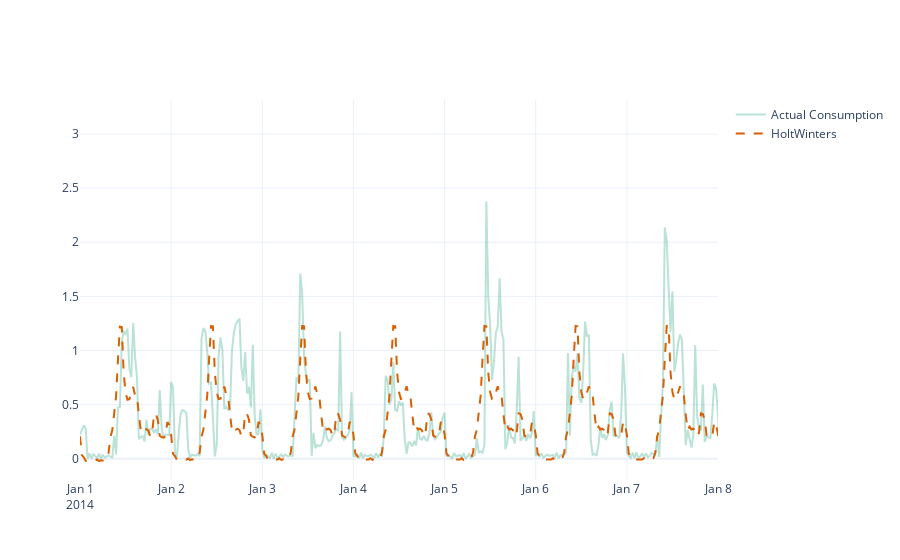

Here is the notebook cell this chart was saved with:
### Markdown cell above
exponential smoothing (ETS) - HoltWinters

### Code cell
# ETS use the weighted average where the weights decrease exponentially as we move farther into the history
# f_{t} = a*y_{t-1} + a*(1-a)*y_{t-2} + a*(1-a)^2*y_{t-3}+...
# 0<=a<=1 is the smoothing parameter that decides how fast or slow the weights should decay

from statsforecast.models import HoltWinters

# Holt-Winters (HW) has thee parameters (alpha, beta, gamma) for smoothing (level, trend, seasonality) 
#                   and seasonality period (m) as input parameters.
#                   can choose additive or multiplicative (below is additive version)
# forecast equation: f_{t+h} = l_{t} + h*b_{t} + s_{t+h-m(k+1)}
# level equation: l_{t} = alpha*y_{t} - s_{t-m} + (1 - alpha)*(l_{t-1} + b_{t-1})
# trend euqation: b_{t} = beta*(l_{t} - l_{t-1}) + (1 - beta)*b_{t-1}
# seasonality equation: s_{t} = gamma*(y_{t} - l_{t-1} - b_{t-1}) + (1 - gamma)*s_{t-m}

# error_type='A' refers to additive error ('M' is multiplicative)
model = HoltWinters(error_type='A', season_length=48)
display_name = ['HoltWinters']

results, metrics = (
    evaluate_performance(
        ts_train, 
        ts_val, 
        models = [model], 
        metrics = [mase, mae, mse, rmse, smape,forecast_bias], 
        freq = freq,
        level = [] ,
        id_col = 'LCLid',
        time_col = 'timestamp',
        target_col = 'energy_consumption',
        h = len(ts_val),
        metric_df=metrics  # Pass None or an existing DataFrame if you want to append results
        )
)

# evaluation metrics
display(metrics)

# plot
fig = plot_forecast(results, forecast_columns=display_name, forecast_display_names=display_name, timestamp_col ='timestamp')
fig.update_xaxes(type="date", range=["2014-01-01", "2014-01-08"])
fig.show()

### Figure 1 — Plotly figure (JSON) as saved in the notebook; plotly's stock layout.template omitted (floating-point values rounded to 4 significant figures; data arrays with more than 128 entries replaced by an {"elided": "..."} marker saying what was removed)
{"data": [{"line": {"color": "rgba(27,158,119, 0.3)"}, "mode": "lines", "name": "Actual Consumption", "type": "scatter", "x": {"elided": "1488 str values"}, "y": {"elided": "1488 float values"}}, {"line": {"color": "rgba(217,95,2, 1)", "dash": "dash"}, "mode": "lines", "name": "HoltWinters", "type": "scatter", "x": {"elided": "1488 str values"}, "y": {"elided": "1488 float values"}}], "layout": {"xaxis": {"range": ["2014-01-01", "2014-01-08"], "type": "date"}}}
